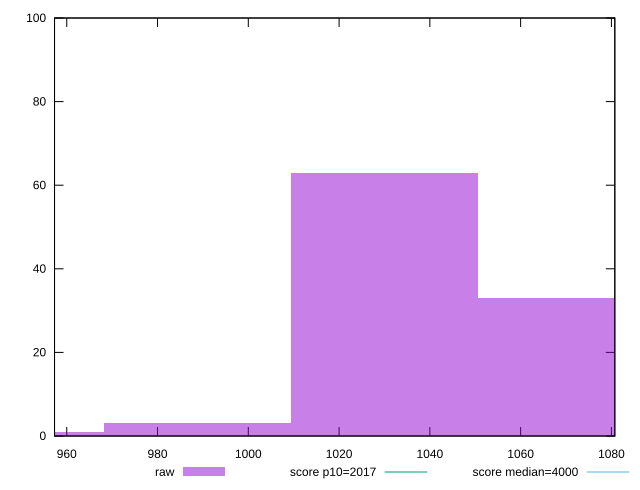

Recreate this plot in gnuplot.
reset

$raw <<EOF
988.8214461500602 3
1030.022339739646 63
1071.2232333292318 33
947.6205525604743 1
EOF

set key outside below
set boxwidth 41.20089358958584
set xrange [957.3080000000004:1080.752]
set yrange [0:100]
set trange [0:100]
set style fill transparent solid 0.5 noborder

set parametric
set terminal svg size 640, 490 enhanced background rgb 'white'
set output "reports/report_00033_2021-03-01T14-23-16.841Z/mainthread-work-breakdown/samples/astro-inner/raw/histogram.svg"

plot $raw title "raw" with boxes, \
     2017,t title "score p10=2017", \
     4000,t title "score median=4000"

reset
